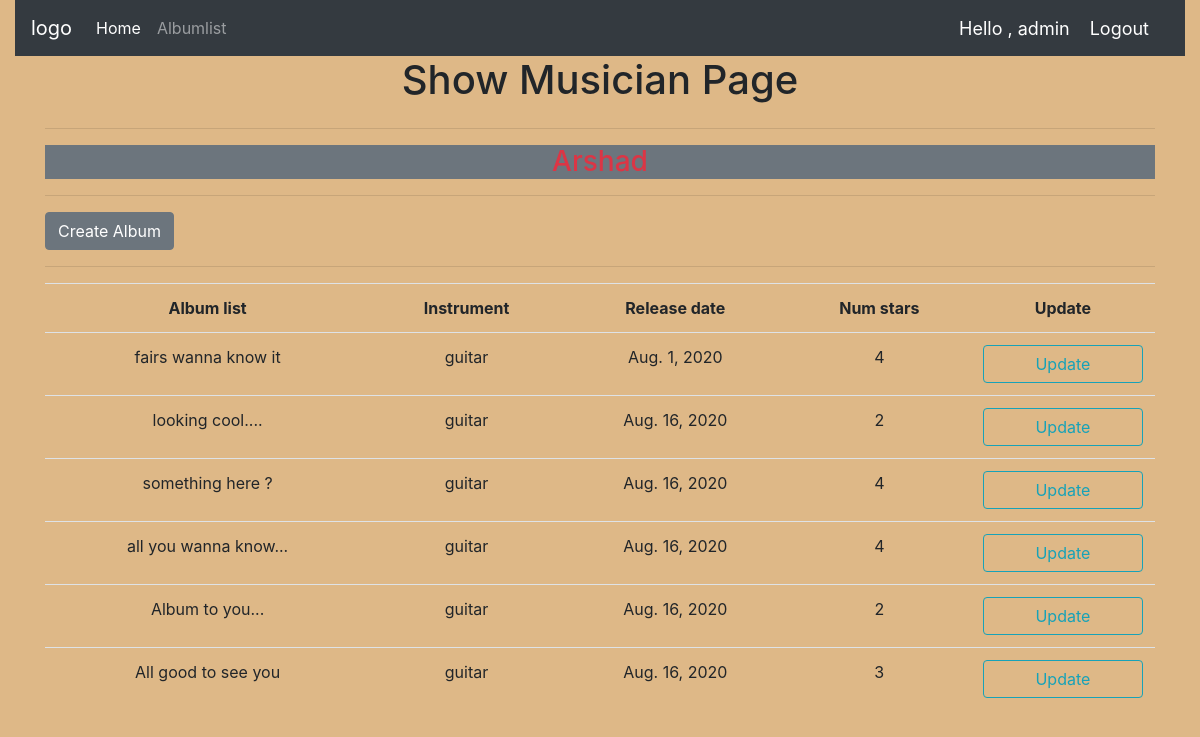
The page /show_musician/1 (signed in) on the database its author committed.
### accounts/models.py (models this page shows, shortened)
class Musician(models.Model):
    user = models.OneToOneField(User, null=True, on_delete = models.CASCADE)
    first_name = models.CharField(max_length=100, null=True)
    last_name = models.CharField(max_length=100, default="nayak" , null=True)
    profile_pic = models.ImageField(default= 'profile1.png' ,null=True, blank=True)
    instrument = models.CharField(max_length=100, null=True, default="guitar")

class Album(models.Model):
    artist = models.ForeignKey(Musician, on_delete=models.CASCADE)
    name = models.CharField(max_length=100)
    season = models.ManyToManyField(Seasons, blank=True)
    release_date = models.DateField(blank=True, null=True, auto_now_add=timezone.now())
    audio_file = models.FileField(upload_to='music',blank= True, null= True)
    num_stars = models.IntegerField(null=True, default=1 )
    def __str__(self):
        return self.name

### accounts/decoraters.py (the view)
        def wrapper_func(request, *args, **kwargs):
            group = None
            if request.user.groups.exists():
                group = request.user.groups.all()[0].name
            if group in allowed_user:
                return view_func(request, *args, **kwargs)
            else:
                return HttpResponse("you are not authorized to view this page: ")

### accounts/decoraters.py (called while the page is built)
def allowed_user(allowed_user = []):
    def userallowed(view_func):
        def wrapper_func(request, *args, **kwargs):
            group = None
            if request.user.groups.exists():
                group = request.user.groups.all()[0].name
            if group in allowed_user:
                return view_func(request, *args, **kwargs)
            else:
                return HttpResponse("you are not authorized to view this page: ")
        return wrapper_func
    return userallowed

### accounts/views.py (called while the page is built)
@login_required(login_url='login')
@allowed_user(allowed_user=['admin'])
def ShowMusician(request,pk):
    musician = Musician.objects.get(id=pk)
    context = {'musician':musician}
    return render(request,'accounts/showmusician.html', context)

### accounts/templates/accounts/showmusician.html
{% extends 'accounts/base.html' %} {% block content %}
<h1 class="text-center">Show Musician Page</h1>
<div class="container">
    <div class="row">
        <div class="col">
            <hr>
            <h3 class="text-center bg-secondary text-danger">
                {{musician.first_name}}
            </h3>
            <hr>
            <a href="{% url 'create_album' musician.id %}" class="btn btn-secondary">Create Album</a>
            <hr>
        </div>
    </div>
    <div class="row">
        <div class="col">
            <table class="table text-center ">
                <tr>
                    <th>Album list</th>
                    <th>Instrument</th>
                    <th>Release date</th>
                    <th>Num stars</th>
                    <th>Update</th>
                </tr>
                {% for alb in musician.album_set.all %}
                <tr>
                    <td>{{alb}}</td>
                    <td>{{alb.artist.instrument}}</td>
                    <td>{{alb.release_date}}</td>
                    <td>{{alb.num_stars}}</td>
                    <td><a href="{% url 'update_musician' alb.id %}" class="btn btn-outline-info  btn-block">Update</a></td>
                </tr>
                {% endfor %}
            </table>
        </div>
    </div>
</div>
{% endblock %}

### accounts/templates/accounts/navbar.html (shortened to what this page needs)
{% load static %}
<nav class="navbar navbar-expand-lg navbar-dark bg-dark">
    {% if request.user.is_staff %}
    <a class="navbar-brand" href="{% url 'home' %}">logo</a> {% else %}
    <a class="navbar-brand" href="{% url 'home' %}">
        <img class="profile-pic" src="{{request.user.musician.profile_pic.url}}">
    </a>
    {% endif %}
    <div class="collapse navbar-collapse" id="navbarNavAltMarkup">
        <div class="navbar-nav">
            <a class="nav-item nav-link active" href="{% url 'home' %}">Home <span class="sr-only">(current)</span></a> {% if request.user.is_staff %}
            <a class="nav-item nav-link" href="{% url 'album_list' %}">Albumlist</a> {% else %}
            <a class="nav-item nav-link" href="{% url 'account-setting' %}">Account settings</a> {% endif %}
        </div>
    </div>
    <span class="hello-msg">Hello , {{request.user}} </span>
    <a href="{% url 'logout' %}" class="hello-msg"> Logout </a>
</nav>

### static/css/accounts/main.css (style rules this page uses)
* { margin: 0; padding: 0; box-sizing: border-box; }

### accounts/templates/accounts/navbar.html (style rules this page uses)
.hello-msg { font-size: 18px; color: #ffffff; margin-right: 20px; }

### rows shown on the page
Musician: first_name "Arshad"
Album: name "fairs wanna know it", artist.instrument "guitar", release_date "Aug. 1, 2020", num_stars "4"
Album: name "looking cool....", artist.instrument "guitar", release_date "Aug. 16, 2020", num_stars "2"
Album: name "something here ?", artist.instrument "guitar", release_date "Aug. 16, 2020", num_stars "4"
Album: name "all you wanna know...", artist.instrument "guitar", release_date "Aug. 16, 2020", num_stars "4"
Album: name "Album to you...", artist.instrument "guitar", release_date "Aug. 16, 2020", num_stars "2"
Album: name "All good to see you", artist.instrument "guitar", release_date "Aug. 16, 2020", num_stars "3"

### other values the page prints
{{ request.user }} "admin"
